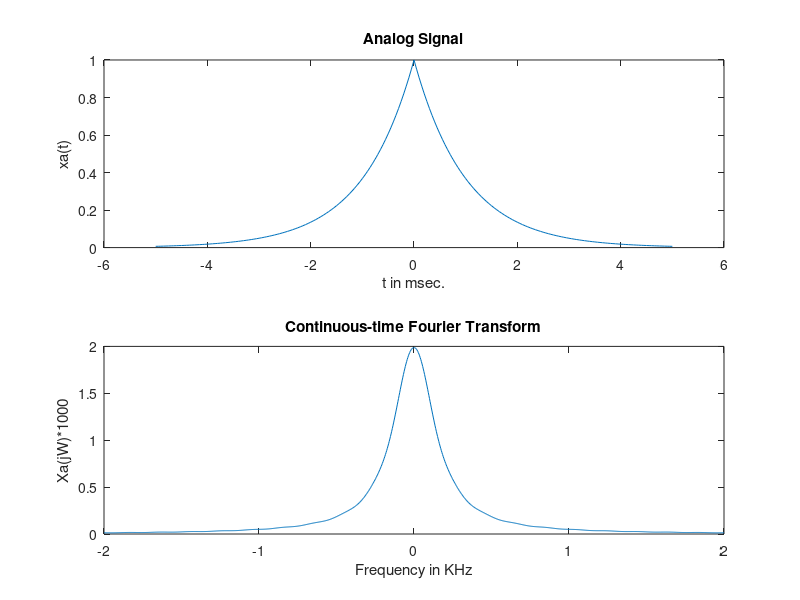

MATLAB code for this plot:
% Example 3.18

dt = 0.00005; t = -0.005:dt:0.005; xa = exp(-1000*abs(t));

Wmax = 2*pi*2000; K = 500; k = 0:1:K;
W = k*Wmax/K;

Xa = xa * exp(-j*t'*W) * dt; Xa = real(Xa);

W = [-fliplr(W), W(2:501)];
Xa = [fliplr(Xa), Xa(2:501)];

subplot(2,1,1);plot(t*1000,xa);
xlabel('t in msec.'); ylabel('xa(t)')
title('Analog Signal')

subplot(2,1,2);plot(W/(2*pi*1000),Xa*1000);
xlabel('Frequency in KHz'); ylabel('Xa(jW)*1000')
title('Continuous-time Fourier Transform')
